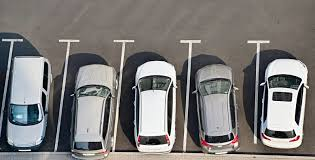
#> input picture park.jfif, 315 x 160 px
$ python index.py
#> lines starting #> are read from the running program, lines starting #| are printed output that depends on the picture; after the words box and inside, x2 and y2 are one past the last pixel; in counts of white or black regions, pixels touching at a corner belong together
import numpy as n
import cv2


car_cascade = cv2.CascadeClassifier('cascade.xml')

img= cv2.imread('park.jfif')
#> img is the input picture: shape (160, 315, 3); mean B, G, R 118.9, 120.6, 122.8
gray = cv2.cvtColor(img,cv2.COLOR_BGR2GRAY)

car = car_cascade.detectMultiScale(gray,1.1,2)
#> car = [[63, 37, 21, 21], [8, 101, 27, 27], [133, 130, 29, 29], [147, 131, 28, 28], [258, 114, 44, 44], [116, 29, 36, 36], [2, 115, 42, 42], [126, 92, 54, 54], [61, 92, 67, 67]]
for(x,y,w,h) in car:
    img = cv2.rectangle(img,(x,y),(x+w,y+h),(0,255,0),2)
#> this loop made 9 passes
#> pass 1, `img = cv2.rectangle(img,(x,y),(x+w,y+h),(0,255,0),2)`:
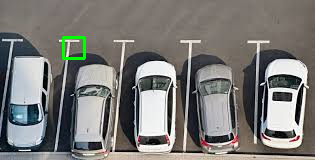
#> img: shape (160, 315, 3); 0.49% of pixels changed, all inside (x1, y1, x2, y2) = (62, 36, 86, 60)
#> pass 2, `img = cv2.rectangle(img,(x,y),(x+w,y+h),(0,255,0),2)`:
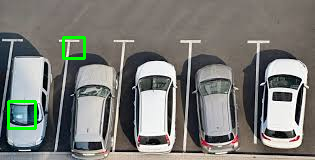
#> img: shape (160, 315, 3); 0.63% of pixels changed, all inside (x1, y1, x2, y2) = (7, 100, 37, 130)
#> pass 3, `img = cv2.rectangle(img,(x,y),(x+w,y+h),(0,255,0),2)`:
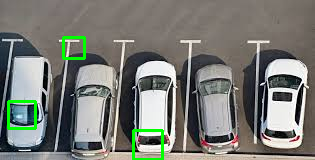
#> img: shape (160, 315, 3); 0.62% of pixels changed, all inside (x1, y1, x2, y2) = (132, 129, 164, 160)
#> after the loop:
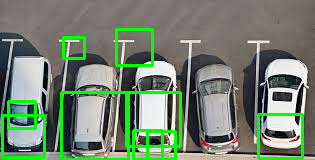
#> img: shape (160, 315, 3); 5.81% of pixels changed, all inside (x1, y1, x2, y2) = (1, 28, 304, 160)
cv2.imshow('img', img)
cv2.waitKey(0)
cv2.destroyAllWindows()
